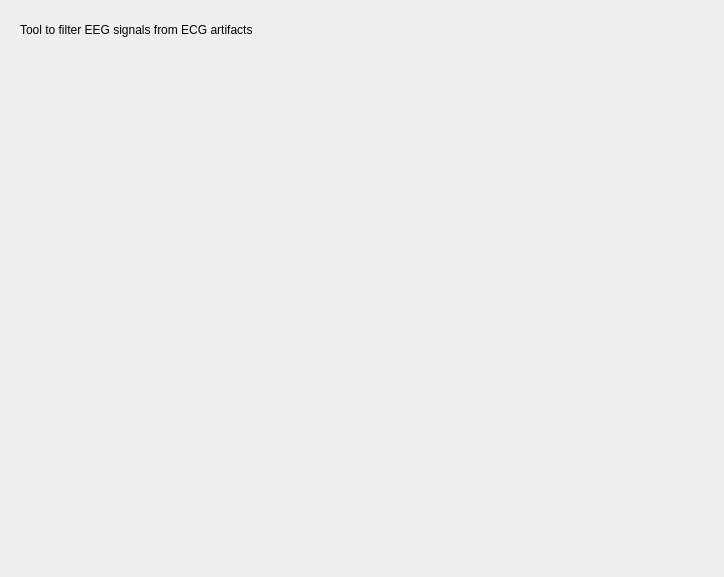
<?xml version="1.0" encoding="UTF-8"?>
<ui version="4.0">
 <class>IntroStep</class>
 <widget class="QWidget" name="IntroStep">
  <property name="geometry">
   <rect>
    <x>0</x>
    <y>0</y>
    <width>724</width>
    <height>577</height>
   </rect>
  </property>
  <property name="windowTitle">
   <string/>
  </property>
  <property name="styleSheet">
   <string notr="true">font: 12pt &quot;Roboto&quot;;</string>
  </property>
  <widget class="QLabel" name="label">
   <property name="geometry">
    <rect>
     <x>20</x>
     <y>20</y>
     <width>321</width>
     <height>20</height>
    </rect>
   </property>
   <property name="text">
    <string>Tool to filter EEG signals from ECG artifacts</string>
   </property>
  </widget>
 </widget>
 <resources>
  <include location="../../../../../snooz-toolbox/src/main/python/ui/themes/themes.qrc"/>
 </resources>
 <connections/>
</ui>
